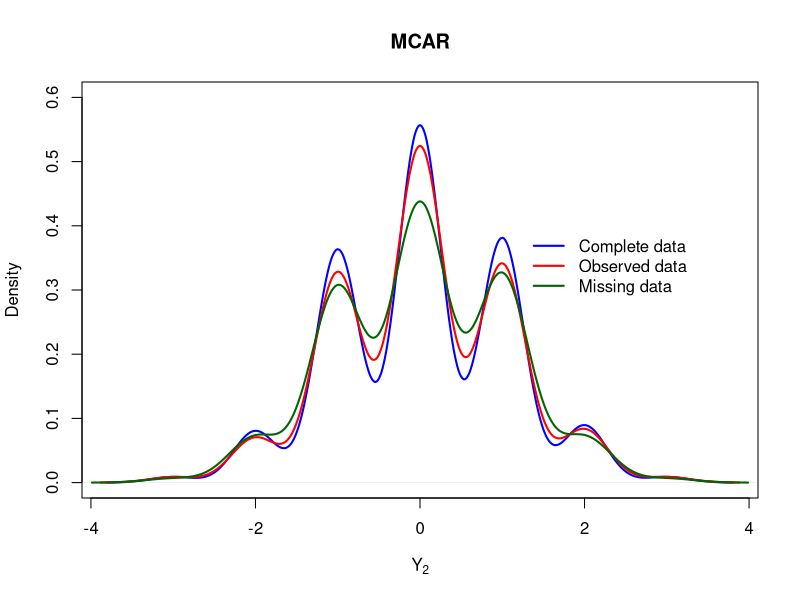
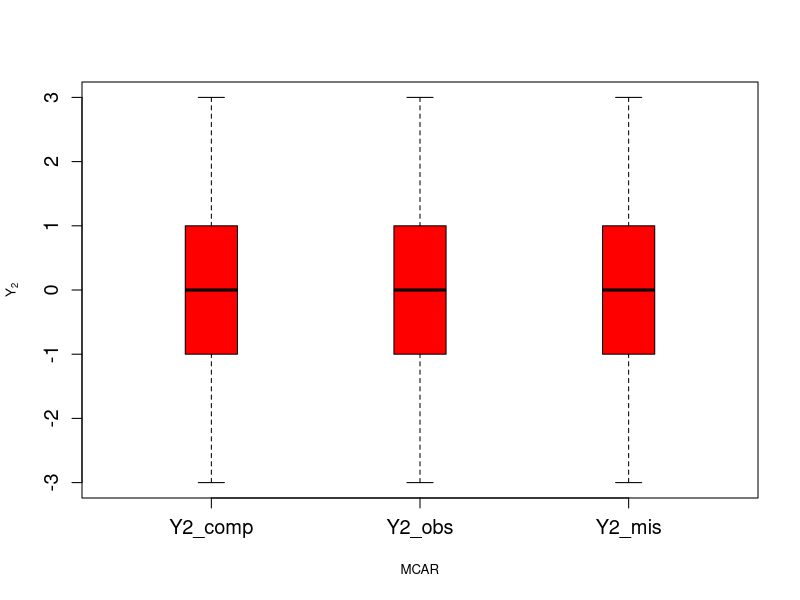

Write R code to recreate these figures, in order.
## ---- chunk 1
knitr::opts_chunk$set(echo = TRUE)
## ---- chunk 2
set.seed(42)
require(MASS)

# Set parameters given by question.
n <- 500;
mu1 <- mu2 <- mu3 <- 0;
sigma1 <- sigma2 <- sigma3 <- 1;
rho <- 0.5

# Form the covariance matrix
Sigma = matrix(
  c(sigma1^2, rho*sigma1*sigma2, rho*sigma1*sigma3, 
    rho*sigma2*sigma1, sigma2^2, rho*sigma2*sigma3, 
    rho*sigma3*sigma1, rho*sigma3*sigma2, sigma3^2), 
    nrow=3, ncol=3, byrow=TRUE)

# Sample from multivariate Gaussian.
Y <- mvrnorm(n, mu=c(mu1, mu2, mu3), Sigma=Sigma)

# Look at first 10 rows of dataset.
Y[1:10,]

# Storing and rounding the simulated values in three variables
Y1 <- round(Y[,1]); Y2 <- round(Y[,2]); Y3 <- round(Y[,3])
mean(Y1); mean(Y2); mean(Y3); sd(Y1); sd(Y2); sd(Y3)

## ---- chunk 3
theta <- 0.65
r_mcar <- rbinom(n, size=1, prob=theta)
# Indices of observed variables
ind_mcar_obs <- which(r_mcar==1)
# Extract missing and observed values from Y2
Y2_mcar_obs <- Y2[ind_mcar_obs]
Y2_mcar_mis <- Y2[-ind_mcar_obs]
# Plotting.
plot(density(Y2), lwd = 2, col = "blue", xlab = expression(Y[2]), main = "MCAR", ylim = c(0, 0.6))
lines(density(Y2_mcar_obs), lwd = 2, col = "red")
lines(density(Y2_mcar_mis), lwd = 2, col = "darkgreen")
legend(1.2, 0.4, legend = c("Complete data", "Observed data", "Missing data"), 
       col = c("blue", "red", "darkgreen"), lty = c(1,1,1), lwd = c(2,2,2), bty ="n")
## ---- chunk 4
# Get number of observed and missing variables.
n_obs <- length(Y2_mcar_obs)
n_mis <- length(Y2_mcar_mis)
index <- rep("Y2_comp", n + n_obs + n_mis)
index[(n+1):(n+n_obs)] <- "Y2_obs"
index[(n+n_obs+1):(n+n_obs+n_mis)] <- "Y2_mis"
index1 <- factor(index, levels = c("Y2_comp","Y2_obs","Y2_mis"))
Y2boxmcar <- c(Y2, Y2_mcar_obs,Y2_mcar_mis)
boxplot(Y2boxmcar ~ index1, boxwex = 0.25, col = "red", cex.lab = 0.8, 
        cex.axis = 1.2, ylab = expression(Y[2]), xlab ="MCAR")
